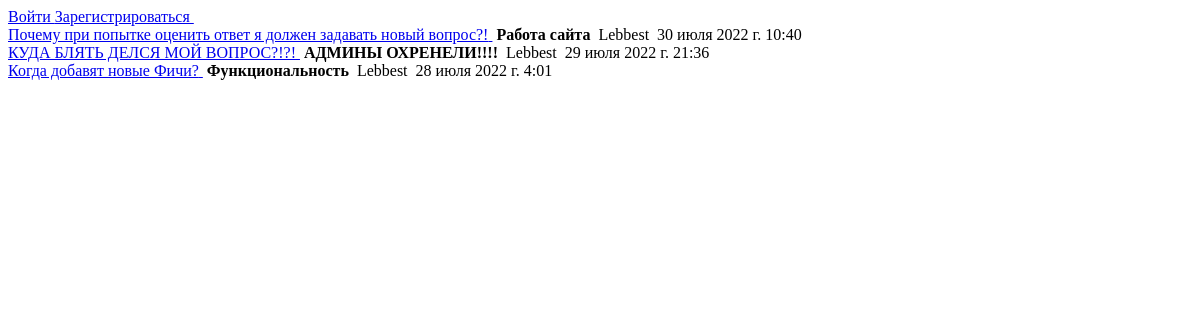
Page /questionslist on the earlier database version.
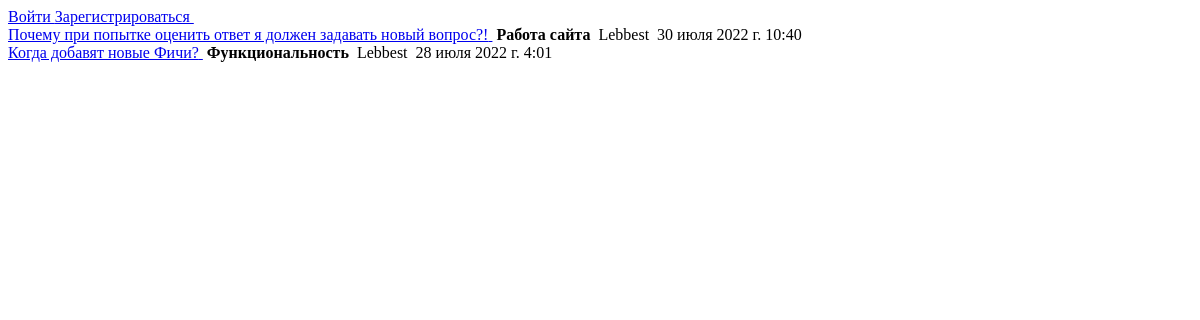
Same page on the later database version.
### questions/models.py (models this page shows, shortened)
class Question(models.Model):
    author_name = models.ForeignKey(User, on_delete = models.CASCADE)
    question_theme = models.CharField('Тема вопроса', max_length = 200)
    question_text = models.TextField('Содержание вопроса', max_length = 500)
    pub_date = models.DateTimeField('Дата публикации')
    status = models.BooleanField(default = False)
    class Meta:
        verbose_name = 'Вопрос'
        verbose_name_plural = 'Вопросы'

### questions/views.py (the view)
# urls.py: re_path(r'^questionslist', views.questionslist, name='PageWithQuestions'),
def questionslist(request):                 #отображение списка вопросов
    question_list = Question.objects.order_by('-pub_date')
    return render(request, 'questions/list.html', {'question_list': question_list})

### supportserver/templates/questions/list.html (shortened to what this page needs)
{% extends 'base.html' %}
{% block content %}
    {% if user.is_authenticated %}
    <div class = "container head_div_right">
        <p>{{ user.username }}!</p>
        <p><a href="{% url 'page_for_new_question' %}">Задать вопрос</a></p>
        <p><a href="{% url 'logout' %}">Выйти</a></p>
    </div>
    {% else %}
        <a href="{% url 'login' %}">Войти&nbsp</a><a href="{% url 'signup' %}">Зарегистрироваться&nbsp</a><br>
    {% endif %}
    {% if question_list %}
        {% for a in question_list %}
            <a href="{% url 'PageWithQuestion' a.id %}">{{a.question_text}}&nbsp</a>
            <strong><a>{{a.question_theme}}&nbsp</a></strong>
            <a>{{a.author_name}}&nbsp</a>
            <a>{{a.pub_date}}&nbsp</a>
            <br>
        {% endfor %}
    {% else %}
        Вопросы не найдены
    {% endif %}
{% endblock %}

Differences in the rows shown:
removed Question: question_text "КУДА БЛЯТЬ ДЕЛСЯ МОЙ ВОПРОС?!?!", question_theme "АДМИНЫ ОХРЕНЕЛИ!!!!", author_name "Lebbest", pub_date "29 июля 2022 г. 21:36"
